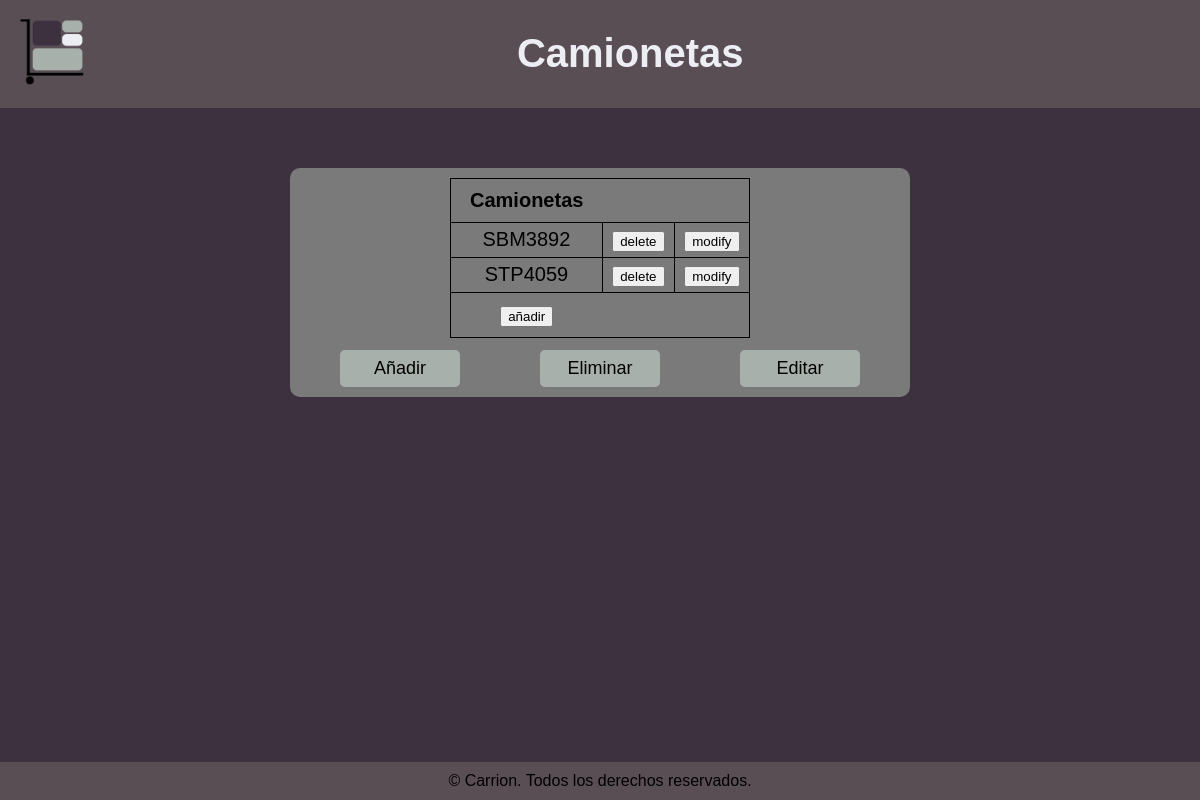
/backoffice/camioneta.php, run on an earlier commit of the app's database.
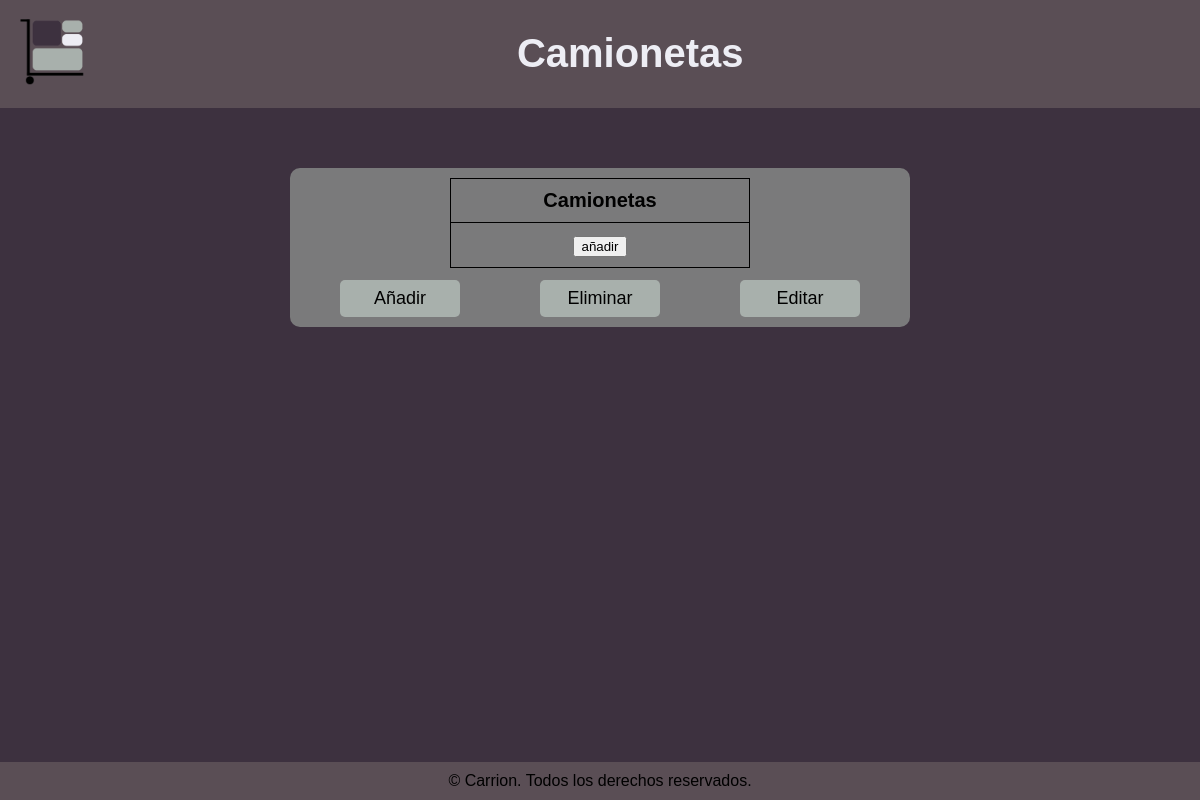
And on a later commit of the database.
### tables this page shows
CREATE TABLE `pickup` (
  `matricula` int(11) NOT NULL
);

### backoffice/camioneta.php (the view, shortened to what this page needs)
<!DOCTYPE html>
<html lang="en">
<head>
    <link rel="stylesheet" href="assets/css/paginasBackoffice.css">
</head>
<?php
$db = new Database();
$connection = $db->dbConnect();
$camionetas = $connection->query("select * from pickup;")->fetch_all(MYSQLI_ASSOC);
?>
<body>
    <header>
        <img src="assets/imagenes/LogoA.png" class="logo">
        <h1>Camionetas</h1>
    </header>
    <main>
        <div class="container-table">
            <table>
                <thead>
                    <th>Camionetas</th>
                </thead>
                <tbody>
                    <?php
                    foreach ($camionetas as $camioneta) {
                        echo "<tr>";
                        foreach ($camioneta as $key => $value) {
                            if (isset($value)) {
                                echo "<td>" . $value . "</td>";
                            } else
                                echo "<td>" . "NULL" . "</td>";
                        }
                        echo "<form action='' method='post'>
                        <input type='hidden' name='matricula' value='" . $camioneta['matricula'] . "'>
                        <td><input type='submit' name='delete' value='delete'/></td></form>
                        <form action='editar.php' method='post'>
                        <input type='hidden' name='tipo' value='pickup'>
                        <input type='hidden' name='identificador' value='matricula'>
                        <input type='hidden' name='matricula' value='" . $camioneta['matricula'] . "'>
                        <td><input type='submit' name='modify' value='modify'/></td></form>";
                        echo "</tr>";
                    }
                    ?>
                </tbody>
                <tfoot>
                    <th>
                        <form action="añadir.php" method="post">
                            <input type="submit" name="añadir" value="añadir">
                        </form>
                    </th>
                </tfoot>
            </table>
            <div class="container-button">
                <button class="añadir">Añadir</button> <button class="eliminar">Eliminar</button>
                <button class="editar">Editar</button>
            </div>
        </div>
    </main>
    <footer>
        <p>&copy; Carrion. Todos los derechos reservados.</p>
    </footer>
</body>
</html>

What changed in the data, as far as the page shows it:
removed pickup: matricula "SBM3892"
removed pickup: matricula "STP4059"
